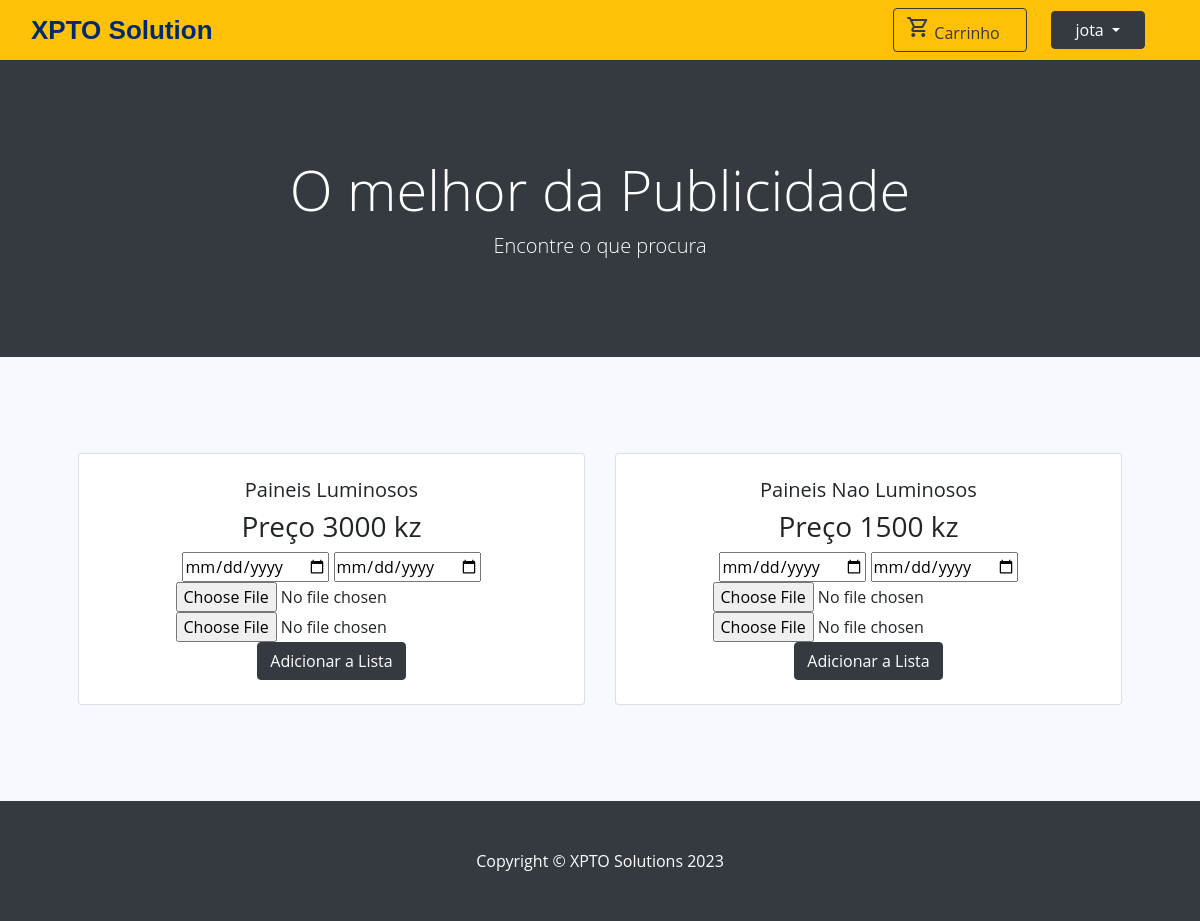
Page /index.php (signed in) on the committed database.
### tables this page shows
CREATE TABLE `usuario` (
  `id` int(11) NOT NULL,
  `username` varchar(50) NOT NULL,
  `senha` varchar(50) NOT NULL,
  `tipo` varchar(50) NOT NULL,
  `eliminado` varchar(10) NOT NULL DEFAULT 'nao'
);

CREATE TABLE `outdoor` (
  `id` int(11) NOT NULL,
  `tipo` varchar(50) NOT NULL,
  `preco` float NOT NULL,
  `idComuna` int(11) NOT NULL,
  `estado` varchar(50) NOT NULL DEFAULT 'Disponivel',
  `eliminado` varchar(10) NOT NULL DEFAULT 'nao',
  `idUsuario` int(11) NOT NULL
);

### index.php (called while the page is built, shortened)
<?php
include __DIR__ . '/./controllers/Rotas.php';
$rotas = new Rotas();
$rotas->requestHandle();
?>

### repositories/UsuarioRepository.php (called while the page is built, shortened)
<?php
require_once __DIR__ . '/../dbconfig/DbConnection.php';
require_once __DIR__ . '/../models/UsuarioModel.php';
class UsuarioRepository implements IUsuarioRepository {
    private $db = null;
    public function __construct() {
        $this->db = DbConnection::getInstance();
    }
    public function selectById($id) {
        try {
            $stmt = $this->db->prepare("SELECT id, username, senha, tipo, eliminado FROM usuario WHERE id = :id and eliminado <> 'Sim'");
            $stmt->bindParam(":id", $id);
            $stmt->execute();
            $dado = $stmt->fetch(PDO::FETCH_ASSOC);
            if ($dado) {
                $Usuario = new UsuarioModel($dado['id'], $dado['username'], null, $dado['tipo'], null);
                return $Usuario;
            } else {
                return false;
            }
        } catch (PDOException $e) {
            echo $e->getMessage();
            return false;
        }
    }
}

### dbconfig/DbConnection.php (called while the page is built)
<?php
class DbConnection {
    private static $instance = NULL;
    public static function getInstance() {
        if (!isset(self::$instance)) {
            try {
                self:: $instance = new PDO("mysql:host=localhost;dbname=outdoorgest", 'root', '');
                self:: $instance->setAttribute(PDO::ATTR_ERRMODE, PDO::ERRMODE_EXCEPTION);
            } catch (PDOException $e) {
                echo $e->getMessage();
            }
        }
        return self::$instance;
    }
}

### services/UsuarioService.php (called while the page is built, shortened)
<?php
require_once __DIR__ . '/../repositories/UsuarioRepository.php';
class UsuarioService implements IUsuarioService {
    private $usuarioRepository = null;
    public function __construct() {
        $this->usuarioRepository = new UsuarioRepository();
    }
    public function selectById($id) {
        try {
            return $this->usuarioRepository->selectById($id);
        } catch (PDOException $e) {
            return false;
        }
    }
}

### controllers/ClienteController.php (called while the page is built, shortened)
<?php
require_once __DIR__ . '/../services/UsuarioService.php';
require_once __DIR__ . '/../services/OutdoorService.php';
class ClienteController {
    public function __construct() {
        $this->usuarioService = new UsuarioService();
        if (isset($_SESSION['Usuario'])) {
            $Us = unserialize($_SESSION['Usuario']);
            $_SESSION['Usuario'] = serialize($this->usuarioService->selectById($Us->getId()));
        }
    }
}
$actualizar = new ClienteController();

### models/UsuarioModel.php (called while the page is built, shortened)
<?php
class UsuarioModel {
    private $id;
    private $username;
    public function __construct($id, $username, $senha, $tipo, $eliminado) {
        $this->id = $id;
        $this->username = $username;
    }
    public function getId() {
        return $this->id;
    }
    public function getUsername() {
        return $this->username;
    }
}

### controllers/OutdoorController.php (called while the page is built, shortened)
<?php
require_once __DIR__ . '/../services/OutdoorService.php';
class OutdoorController {
    private $outdorServer = NULL;
    public function __construct() {
        $this->outdorServer = new OutdoorService();
    }
    public function showOutdoors() {
        $listaOutdoors = $this->outdorServer->selectAll();
        include __DIR__ . '/../views/outdoors.php';
    }
}

### services/OutdoorService.php (called while the page is built, shortened)
<?php
require_once __DIR__ . '/../repositories/OutdoordRepository.php';
class OutdoorService implements IOutdoorService {
    private $outdoorRepository = null;
    public function __construct() {
        $this->outdoorRepository = new OutdoordRepository();
    }
    public function selectAll() {
        return $this->outdoorRepository->selectAll();
    }
}

### repositories/OutdoordRepository.php (called while the page is built, shortened)
<?php
require_once __DIR__ . '/../dbconfig/DbConnection.php';
require_once __DIR__ . '/../models/OutdoorModel.php';
class OutdoordRepository implements IOutdoorRepository{
     private $db;
    public function __construct() {
        $this->db = DbConnection::getInstance();
    }
    public function selectAll() {
        try {
            $stmt = $this->db->prepare("SELECT o.id, o.tipo, `preco`,c.nome `idComuna`, `estado`, o.eliminado, u.username `idUsuario`  FROM outdoor o join usuario u  on u.id = o.idUsuario join comuna c on c.id = o.idComuna WHERE o.eliminado <> 'Sim'");
            $stmt->execute();
            $outdoors = $stmt->fetchAll();
            $listaOutdoor = array();
            foreach ($outdoors as $cada) {
                $listaOutdoor[] = new OutdoorModel($cada['id'], $cada['tipo'], $cada['preco'],$cada['idComuna'], $cada['estado'], $cada['eliminado'], $cada['idUsuario']);
            }
            return $listaOutdoor;
        } catch (PDOException $e) {
            echo $e->getMessage();
            return false;
        }
    }
}

### models/OutdoorModel.php (called while the page is built, shortened)
<?php
class OutdoorModel {
    private $tipo;
    private $preco;
    private $estado;
    public function __construct($id, $tipo, $preco, $comuna, $estado, $eliminado, $idGestor) {
        $this->tipo = $tipo;
        $this->preco = $preco;
        $this->estado = $estado;
    }
    public function getTipo() {
        return $this->tipo;
    }
    public function getPreco() {
        return $this->preco;
    }
    public function getEstado() {
        return $this->estado;
    }
}

### views/home.php (the view, shortened to what this page needs)
<?php
include 'header.php';
if (isset($_SESSION['Usuario']))
    $usuario = unserialize($_SESSION['Usuario']);
?>
</head>
<body>
    <header id="header" class="navbar navbar-expand-lg bg-warning" style="height: 60px;">
        <div class="container-fluid">
            <div class="d-flex align-items-center ">
                <a href="index.php" class="logo d-flex align-items-center">
                    <span class="d-none d-lg-block">XPTO Solution</span>
                </a>
            </div>
            <div>
                <?php if ($logado) { ?>
                    <nav class="header-nav ms-auto">
                        <ul class="d-flex align-items-center navbar-nav me-auto mb-2 mb-lg-0">
                            <li  class="nav-item">
                                <form class="d-flex ms-auto me-1 nav-item" method="post">
                                    <button type="button" class="dro verCarrinho btn btn-outline-dark " data-toggle="modal" data-target="#meuModal">
                                        <span class="material-symbols-outlined">
                                        </span>
                                        Carrinho
                                        <span class="badge text-bg-secondary">
                                        </span>
                                    </button>
                                </form>
                            </li>
                            <li class="nav-item px-4 ">
                                <div class="dropdown">
                                    <button class="btn btn-dark dropdown-toggle px-4" type="button" id="dropdownMenuButton" data-toggle="dropdown" aria-haspopup="true" aria-expanded="false">
                                        <?php if (isset($_SESSION['Usuario'])) echo $usuario->getUsername(); ?>
                                    </button>
                                </div>
                            </li>
                        </ul>
                    </nav>
                <?php } ?>
            </div>
        </div>
    </header>
    <header class="bg-dark py-5">
        <div class="container px-4 px-lg-5 my-5">
            <div class="text-center text-white">
                <h1 class="display-4 fw-bolder">O melhor da Publicidade</h1>
                <p class="lead fw-normal text-white-50 mb-0">Encontre o que procura</p>
            </div>
        </div>
    </header>
        <?php
    $this->OutdoorController->showOutdoors();
    include 'footer.php';

### views/outdoors.php (shortened to what this page needs)
<section class="py-5" >
    <div class="container px-4 px-lg-5 mt-5">
        <div class="row gx-4 gx-lg-5 row-cols-2 row-cols-md-3 row-cols-xl-4 justify-content-center" id="cardOutdoors">
            <?php
            if (isset($_SESSION['loggedin']) && $_SESSION['loggedin'] === true) {
                $logado = true;
            } else {
                $logado = false;
            }
            foreach ($listaOutdoors as $cada):
                if ($cada->getEstado() == "Disponivel") {
                    ?>
                    <div class="col mb-5">
                        <div class="card h-100">
                            <div class="card-body p-4">
                                <div class="text-center">
                                    <h5 class="fw-bolder"><?php echo $cada->getTipo(); ?></h5>
                                    <h3>Preço <?php echo $cada->getPreco();  ?> kz</h3>
                                    <form method="post" enctype="multipart/form-data">
                                        <?php if ($logado) { ?>
                                            <input type="date" name="dataInicio" id="dataInicio">
                                            <input type="date" name="dataFim" id="dataFim">
                                            <input type="file" name="imagem" id="idA" accept="image/*">
                                            <input type="file" name="recibo" id="recibo">
                                            <button type="button" class="btn btn-dark add">Adicionar a Lista</button>
                                        <?php } ?>
                                    </form>
                                </div>
                            </div>
                        </div>
                    </div>
                    <?php
                }
            endforeach;
                ?>
        </div>
    </div>
</section>

### content/css/style.css (style rules this page uses)
* { margin: 0; padding: 0; box-sizing: border-box; outline: none; }
body { font-family: "Open Sans", sans-serif; background: #f6f9ff; }
.logo { line-height: 1; }
.logo span { font-size: 26px; font-weight: 700; color: #012970; font-family: "Nunito", sans-serif; }
a { color: #4154f1; text-decoration: none; }

### rows in the picture
usuario: username "jota"
outdoor: tipo "Paineis Luminosos", preco "3000"
outdoor: tipo "Paineis Nao Luminosos", preco "1500"
